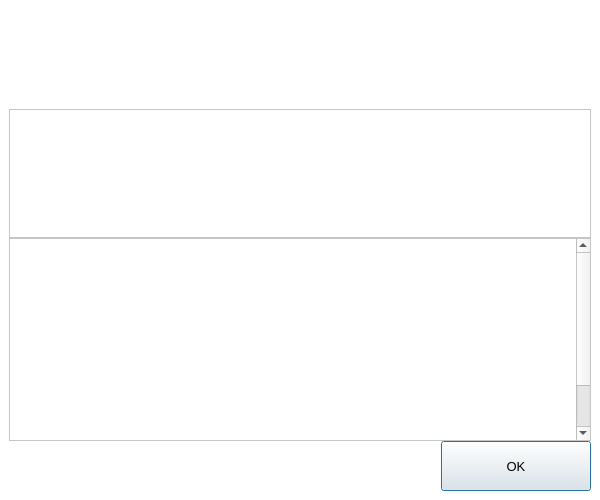
<?xml version="1.0" encoding="UTF-8"?>
<ui version="4.0">
 <class>HelpMessageDialog</class>
 <widget class="QDialog" name="HelpMessageDialog">
  <property name="geometry">
   <rect>
    <x>0</x>
    <y>0</y>
    <width>600</width>
    <height>500</height>
   </rect>
  </property>
  <property name="minimumSize">
   <size>
    <width>600</width>
    <height>500</height>
   </size>
  </property>
  <property name="font">
   <font>
    <pointsize>10</pointsize>
   </font>
  </property>
  <property name="windowTitle">
   <string notr="true">ucacoin Core - Command-line options</string>
  </property>
  <property name="styleSheet">
   <string notr="true">#HelpMessageDialog {
	background-color:#FFFFFF;
}</string>
  </property>
  <layout class="QVBoxLayout" name="verticalLayout_3">
   <property name="spacing">
    <number>0</number>
   </property>
   <property name="leftMargin">
    <number>0</number>
   </property>
   <property name="topMargin">
    <number>0</number>
   </property>
   <property name="rightMargin">
    <number>0</number>
   </property>
   <property name="bottomMargin">
    <number>0</number>
   </property>
   <item>
    <widget class="QWidget" name="helpContainer" native="true">
     <property name="sizePolicy">
      <sizepolicy hsizetype="Preferred" vsizetype="Preferred">
       <horstretch>0</horstretch>
       <verstretch>100</verstretch>
      </sizepolicy>
     </property>
     <property name="minimumSize">
      <size>
       <width>0</width>
       <height>200</height>
      </size>
     </property>
     <property name="styleSheet">
      <string notr="true">#helpContainer{
	background-color:white;
	padding:9px;
}</string>
     </property>
     <layout class="QVBoxLayout" name="verticalLayout_4">
      <property name="spacing">
       <number>0</number>
      </property>
      <property name="leftMargin">
       <number>9</number>
      </property>
      <property name="topMargin">
       <number>9</number>
      </property>
      <property name="rightMargin">
       <number>9</number>
      </property>
      <property name="bottomMargin">
       <number>9</number>
      </property>
      <item>
       <widget class="QLabel" name="graphic">
        <property name="sizePolicy">
         <sizepolicy hsizetype="Preferred" vsizetype="Ignored">
          <horstretch>0</horstretch>
          <verstretch>0</verstretch>
         </sizepolicy>
        </property>
        <property name="minimumSize">
         <size>
          <width>0</width>
          <height>100</height>
         </size>
        </property>
                <property name="pixmap">
                  <pixmap>://about</pixmap>
                </property>
       </widget>
      </item>
      <item>
       <layout class="QVBoxLayout" name="verticalLayout">
        <property name="topMargin">
         <number>100</number>
        </property>
        <item>
         <widget class="QTextEdit" name="helpMessage">
          <property name="minimumSize">
           <size>
            <width>0</width>
            <height>0</height>
           </size>
          </property>
          <property name="styleSheet">
           <string notr="true">#helpMessage {
background-color:#FFFFFF;
	color:#707070;
}</string>
          </property>
          <property name="readOnly">
           <bool>true</bool>
          </property>
         </widget>
        </item>
        <item>
         <widget class="QScrollArea" name="scrollArea">
                    <property name="minimumSize">
                      <size>
                        <width>0</width>
                        <height>0</height>
                      </size>
                    </property>
          <property name="styleSheet">
           <string notr="true">#scrollArea {
background-color:#FFFFFF;
}</string>
          </property>
          <property name="verticalScrollBarPolicy">
           <enum>Qt::ScrollBarAlwaysOn</enum>
          </property>
          <property name="widgetResizable">
           <bool>true</bool>
          </property>
          <widget class="QWidget" name="scrollAreaWidgetContents">
           <property name="geometry">
            <rect>
             <x>0</x>
             <y>0</y>
                          <width>561</width>
             <height>263</height>
            </rect>
           </property>
           <property name="styleSheet">
            <string notr="true">#scrollAreaWidgetContents {
background-color:#FFFFFF;
}</string>
           </property>
           <layout class="QVBoxLayout" name="verticalLayout_2">
            <item>
             <widget class="QLabel" name="aboutMessage">
              <property name="minimumSize">
               <size>
                <width>0</width>
                <height>245</height>
               </size>
              </property>
              <property name="cursor">
               <cursorShape>IBeamCursor</cursorShape>
              </property>
              <property name="styleSheet">
               <string notr="true">#aboutMessage {
background-color:#FFFFFF;
	color:#707070;
}</string>
              </property>
              <property name="textFormat">
               <enum>Qt::PlainText</enum>
              </property>
              <property name="alignment">
               <set>Qt::AlignLeading|Qt::AlignLeft|Qt::AlignTop</set>
              </property>
              <property name="openExternalLinks">
               <bool>true</bool>
              </property>
              <property name="textInteractionFlags">
               <set>Qt::LinksAccessibleByMouse|Qt::TextSelectableByKeyboard|Qt::TextSelectableByMouse</set>
              </property>
             </widget>
            </item>
           </layout>
          </widget>
         </widget>
        </item>
              </layout>
            </item>
            <item>
              <layout class="QHBoxLayout" name="horizontalLayout">
           <item>
            <spacer name="horizontalSpacer">
             <property name="orientation">
              <enum>Qt::Horizontal</enum>
             </property>
             <property name="sizeHint" stdset="0">
              <size>
               <width>421</width>
               <height>20</height>
              </size>
             </property>
            </spacer>
           </item>
           <item alignment="Qt::AlignVCenter">
            <widget class="QPushButton" name="pushButtonOk">
             <property name="minimumSize">
              <size>
               <width>150</width>
               <height>50</height>
              </size>
             </property>
             <property name="text">
              <string>OK</string>
             </property>
            </widget>
           </item>
          </layout>
      </item>
     </layout>
    </widget>
   </item>
  </layout>
 </widget>
 <resources/>
 <connections/>
</ui>
